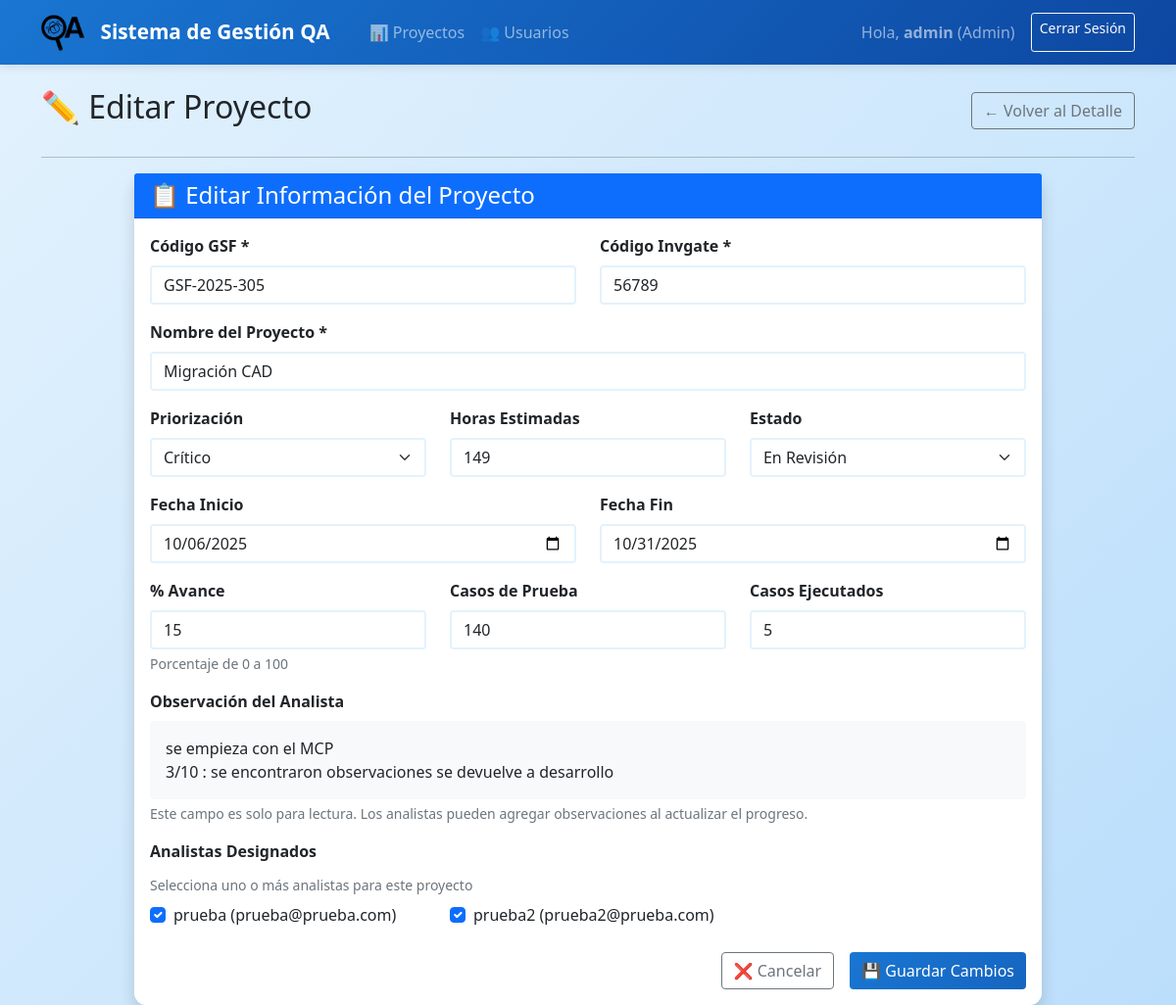
The app's page /projects/1/edit (signed in) with its own data.
### app/models.py (models this page shows, shortened)
class User(UserMixin, db.Model):
    id = db.Column(db.Integer, primary_key=True)
    username = db.Column(db.String(64), unique=True, nullable=False)
    email = db.Column(db.String(120), unique=True, nullable=False)
    password_hash = db.Column(db.String(256), nullable=False)
    role = db.Column(db.String(20), nullable=False)  # Admin, Supervisor, Analista
    is_active = db.Column(db.Boolean, default=False)  # False=pending approval
    created_at = db.Column(db.DateTime, default=datetime.utcnow)
    projects_created = db.relationship('Project', backref='creator', lazy=True, foreign_keys='Project.created_by_id')
    projects_assigned = db.relationship('ProjectAnalyst', backref='analyst', lazy=True, foreign_keys='ProjectAnalyst.analyst_id')

class Project(db.Model):
    id = db.Column(db.Integer, primary_key=True)
    gsf_code = db.Column(db.String(50), nullable=False)
    invgate_code = db.Column(db.String(50), nullable=False)
    name = db.Column(db.String(200), nullable=False)
    priority = db.Column(db.String(20))  # Regulatorio, Crítico, Alta, Media, Baja
    estimated_hours = db.Column(db.Integer)
    start_date = db.Column(db.Date)
    end_date = db.Column(db.Date)
    status = db.Column(db.String(50))
    progress = db.Column(db.Integer, default=0)  # 0-100
    test_cases = db.Column(db.Integer, default=0)
    executed_cases = db.Column(db.Integer, default=0)
    observation = db.Column(db.Text)  # <- NUEVO CAMPO: Observación del analista
    created_by_id = db.Column(db.Integer, db.ForeignKey('user.id'), nullable=False)
    created_at = db.Column(db.DateTime, default=datetime.utcnow)
    updated_at = db.Column(db.DateTime, default=datetime.utcnow, onupdate=datetime.utcnow)
    analysts = db.relationship('ProjectAnalyst', backref='project', lazy=True, cascade='all, delete-orphan')
    evidences = db.relationship('Evidence', backref='project', lazy=True, cascade='all, delete-orphan')
    logs = db.relationship('Log', backref='project', lazy=True, cascade='all, delete-orphan')

class Catalog(db.Model):
    id = db.Column(db.Integer, primary_key=True)
    name = db.Column(db.String(50), nullable=False)  # 'priority', 'status'
    value = db.Column(db.String(100), nullable=False)
    is_active = db.Column(db.Boolean, default=True)
    created_at = db.Column(db.DateTime, default=datetime.utcnow)

### app/projects.py (the view, shortened to what this page needs)
@projects_bp.route('/projects/<int:project_id>/edit', methods=['GET', 'POST'])
@login_required
@supervisor_required
def edit_project(project_id):
    project = Project.query.get_or_404(project_id)
    if project.created_by_id != current_user.id and current_user.role != 'Admin':
        flash('No tienes permisos para editar este proyecto.', 'danger')
        return redirect(url_for('projects.projects_list'))
    analysts = User.query.filter_by(role='Analista', is_active=True).all()
    assigned_analysts = [pa.analyst_id for pa in project.analysts]
    priorities = get_catalog_options('priority')
    statuses = get_catalog_options('status')
    return render_template('projects/edit.html', project=project, analysts=analysts,
                         assigned_analysts=assigned_analysts, priorities=priorities, statuses=statuses)

### app/models.py (called while the page is built)
@login_manager.user_loader
def load_user(id):
    return User.query.get(int(id))

### app/projects.py (called while the page is built)
def get_catalog_options(catalog_name):
    return [c.value for c in Catalog.query.filter_by(name=catalog_name, is_active=True).all()]

### app/templates/projects/edit.html (shortened to what this page needs)
{% extends "base.html" %}
{% block content %}
<div class="row">
    <div class="col-12">
        <div class="d-flex justify-content-between align-items-center mb-4">
            <h2>✏️ Editar Proyecto</h2>
            <a href="{{ url_for('projects.project_detail', project_id=project.id) }}" class="btn btn-outline-secondary">
                ← Volver al Detalle
            </a>
        </div>
        <hr>
    </div>
</div>
<div class="row justify-content-center">
    <div class="col-md-10">
        <div class="card shadow">
            <div class="card-header bg-primary text-white">
                <h4 class="card-title mb-0">📋 Editar Información del Proyecto</h4>
            </div>
            <div class="card-body">
                <form method="POST" id="projectForm">
                    <div class="row">
                        <div class="col-md-6">
                            <div class="mb-3">
                                <label for="gsf_code" class="form-label fw-bold">Código GSF *</label>
                                <input type="text" class="form-control" id="gsf_code" name="gsf_code"
                                       value="{{ project.gsf_code }}" required>
                            </div>
                        </div>
                        <div class="col-md-6">
                            <div class="mb-3">
                                <label for="invgate_code" class="form-label fw-bold">Código Invgate *</label>
                                <input type="text" class="form-control" id="invgate_code" name="invgate_code"
                                       value="{{ project.invgate_code }}" required>
                            </div>
                        </div>
                    </div>
                    <div class="mb-3">
                        <label for="name" class="form-label fw-bold">Nombre del Proyecto *</label>
                        <input type="text" class="form-control" id="name" name="name"
                               value="{{ project.name }}" required>
                    </div>
                    <div class="row">
                        <div class="col-md-4">
                            <div class="mb-3">
                                <label for="priority" class="form-label fw-bold">Priorización</label>
                                <select class="form-select" id="priority" name="priority">
                                    {% for priority in priorities %}
                                    <option value="{{ priority }}" {% if project.priority == priority %}selected{% endif %}>{{ priority }}</option>
                                    {% endfor %}
                                </select>
                            </div>
                        </div>
                        <div class="col-md-4">
                            <div class="mb-3">
                                <label for="estimated_hours" class="form-label fw-bold">Horas Estimadas</label>
                                <input type="number" class="form-control" id="estimated_hours" name="estimated_hours"
                                       value="{{ project.estimated_hours or '' }}" min="0" placeholder="Ej: 40">
                            </div>
                        </div>
                        <div class="col-md-4">
                            <div class="mb-3">
                                <label for="status" class="form-label fw-bold">Estado</label>
                                <select class="form-select" id="status" name="status">
                                    {% for status in statuses %}
                                    <option value="{{ status }}" {% if project.status == status %}selected{% endif %}>{{ status }}</option>
                                    {% endfor %}
                                </select>
                            </div>
                        </div>
                    </div>
                    <div class="row">
                        <div class="col-md-6">
                            <div class="mb-3">
                                <label for="start_date" class="form-label fw-bold">Fecha Inicio</label>
                                <input type="date" class="form-control" id="start_date" name="start_date"
                                       value="{{ project.start_date if project.start_date else '' }}">
                            </div>
                        </div>
                        <div class="col-md-6">
                            <div class="mb-3">
                                <label for="end_date" class="form-label fw-bold">Fecha Fin</label>
                                <input type="date" class="form-control" id="end_date" name="end_date"
                                       value="{{ project.end_date if project.end_date else '' }}">
                            </div>
                        </div>
                    </div>
                    <div class="row">
                        <div class="col-md-4">
                            <div class="mb-3">
                                <label for="progress" class="form-label fw-bold">% Avance</label>
                                <input type="number" class="form-control" id="progress" name="progress"
                                       value="{{ project.progress }}" min="0" max="100" placeholder="0-100">
                                <div class="form-text">Porcentaje de 0 a 100</div>
                            </div>
                        </div>
                        <div class="col-md-4">
                            <div class="mb-3">
                                <label for="test_cases" class="form-label fw-bold">Casos de Prueba</label>
                                <input type="number" class="form-control" id="test_cases" name="test_cases"
                                       value="{{ project.test_cases or 0 }}" min="0" placeholder="Ej: 50">
                            </div>
                        </div>
                        <div class="col-md-4">
                            <div class="mb-3">
                                <label for="executed_cases" class="form-label fw-bold">Casos Ejecutados</label>
                                <input type="number" class="form-control" id="executed_cases" name="executed_cases"
                                       value="{{ project.executed_cases or 0 }}" min="0" placeholder="Ej: 25">
                            </div>
                        </div>
                    </div>
                    <div class="mb-3">
                        <label class="form-label fw-bold">Observación del Analista</label>
                        <div class="bg-light p-3 rounded">
                            {% if project.observation %}
                            {{ project.observation|replace('\n', '<br>')|safe }}
                            {% else %}
                            <span class="text-muted">No hay observaciones registradas</span>
                            {% endif %}
                        </div>
                        <div class="form-text">Este campo es solo para lectura. Los analistas pueden agregar observaciones al actualizar el progreso.</div>
                    </div>
                    <div class="mb-3">
                        <label class="form-label fw-bold">Analistas Designados</label>
                        <div class="form-text mb-2">Selecciona uno o más analistas para este proyecto</div>
                        {% if analysts %}
                            <div class="row">
                                {% for analyst in analysts %}
                                <div class="col-md-4 mb-2">
                                    <div class="form-check">
                                        <input class="form-check-input" type="checkbox"
                                               name="analysts" value="{{ analyst.id }}"
                                               id="analyst_{{ analyst.id }}"
                                               {% if analyst.id in assigned_analysts %}checked{% endif %}>
                                        <label class="form-check-label" for="analyst_{{ analyst.id }}">
                                            {{ analyst.username }} ({{ analyst.email }})
                                        </label>
                                    </div>
                                </div>
                                {% endfor %}
                            </div>
                        {% else %}
                            <div class="alert alert-warning">
                                No hay analistas activos disponibles.
                                <a href="{{ url_for('main.manage_users') }}">Gestionar usuarios</a>
                            </div>
                        {% endif %}
                    </div>
                    <div class="d-grid gap-2 d-md-flex justify-content-md-end">
                        <a href="{{ url_for('projects.project_detail', project_id=project.id) }}"
                           class="btn btn-outline-secondary me-md-2">❌ Cancelar</a>
                        <button type="submit" class="btn btn-primary">💾 Guardar Cambios</button>
                    </div>
                </form>
            </div>
        </div>
    </div>
</div>
{% endblock %}

### app/templates/base.html (shortened to what this page needs)
<!DOCTYPE html>
<html lang="es">
<head>
    <link href="https://cdn.jsdelivr.net/npm/bootstrap@5.1.3/dist/css/bootstrap.min.css" rel="stylesheet">
</head>
<body>
   <nav class="navbar navbar-expand-lg navbar-dark">
    <div class="container">
        <a class="navbar-brand d-flex align-items-center" href="{{ url_for('auth.index') }}">
            <img src="{{ url_for('static', filename='img/logo.png') }}" alt="Logo" height="40" class="me-3">
            Sistema de Gestión QA
        </a>
        {% if current_user.is_authenticated %}
        <div class="collapse navbar-collapse" id="navbarNav">
            <div class="navbar-nav ms-3">
                {% if current_user.role in ['Admin', 'Supervisor'] %}
                <a class="nav-link" href="{{ url_for('projects.projects_list') }}">📊 Proyectos</a>
                {% endif %}
                {% if current_user.role == 'Admin' %}
                <a class="nav-link" href="{{ url_for('main.manage_users') }}">👥 Usuarios</a>
                {% endif %}
            </div>
            <div class="navbar-nav ms-auto">
                <span class="navbar-text me-3">
                    Hola, <strong>{{ current_user.username }}</strong> ({{ current_user.role }})
                </span>
                <a class="btn btn-outline-light btn-sm" href="{{ url_for('auth.logout') }}">Cerrar Sesión</a>
            </div>
        </div>
        {% endif %}
    </div>
</nav>
    <div class="container mt-4">
        {% block content %}{% endblock %}
    </div>
</body>
</html>

### app/templates/base.html (style rules this page uses)
body { background: linear-gradient(135deg, #e3f2fd 0%, #bbdefb 100%); min-height: 100vh; font-family: 'Segoe UI', Tahoma, Geneva, Verdana, sans-serif; }
.navbar-brand { font-weight: bold; font-size: 1.3rem; }
.card { border: none; border-radius: 12px; }
.navbar { background: linear-gradient(135deg, #1976d2 0%, #0d47a1 100%) !important; box-shadow: 0 2px 10px rgba(0,0,0,0.1); }
.form-control, .form-select { border: 2px solid #e3f2fd; transition: border-color 0.3s ease; }
.btn-primary { background: linear-gradient(135deg, #1976d2 0%, #1565c0 100%); border: none; transition: transform 0.2s ease; }

### records on screen
User: username "admin", role "Admin"
Project: gsf_code "GSF-2025-305", invgate_code "56789", name "Migración CAD", priority "Crítico", estimated_hours "149", status "En Revisión", start_date "10/06/2025", end_date "10/31/2025", progress "15", test_cases "140", executed_cases "5", observation "se empieza con el MCP 3/10 : se encontraron observaciones se devuelve a desarrollo"
User: analysts "☑", username "prueba", email "prueba@prueba.com"
User: analysts "☑", username "prueba2", email "prueba2@prueba.com"
